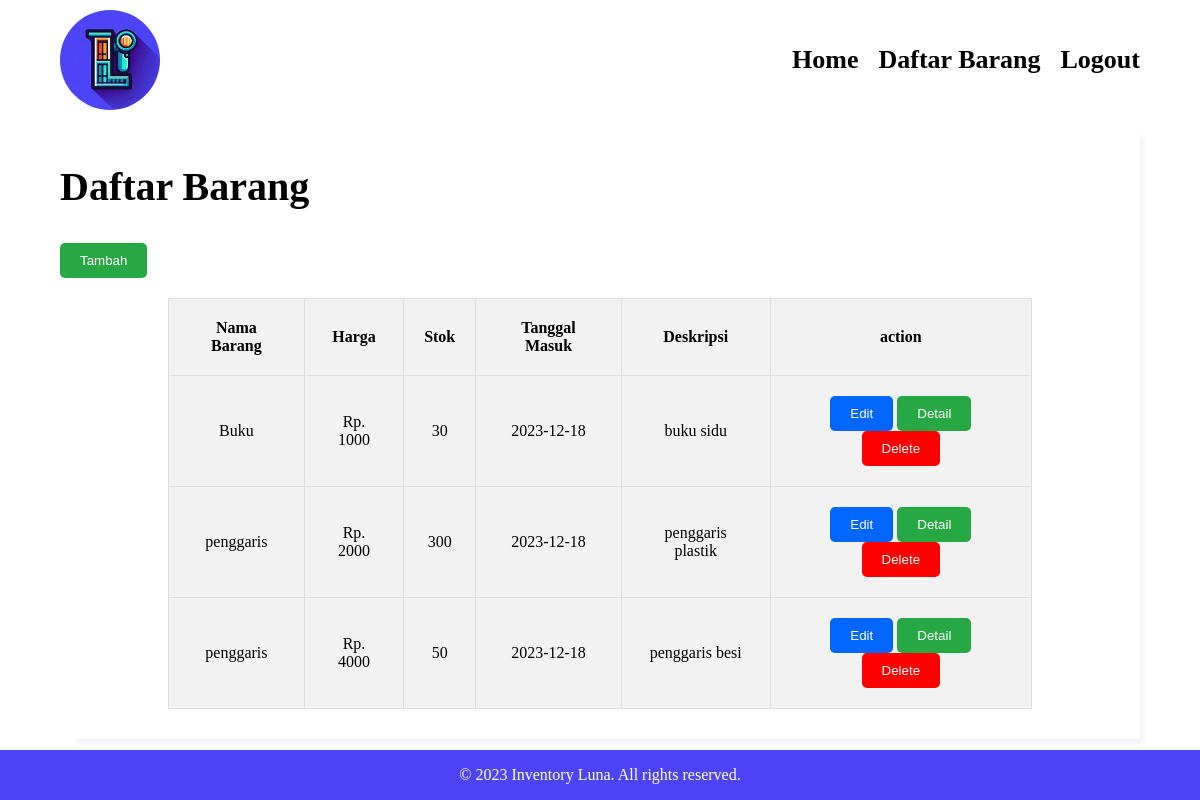
The page /barang.php (signed in) on the database its author committed.
### tables this page shows
CREATE TABLE `barang` (
  `id` int(11) NOT NULL,
  `nama_barang` varchar(255) NOT NULL,
  `harga` int(11) NOT NULL,
  `stok` int(11) NOT NULL,
  `tanggal_masuk` date NOT NULL,
  `deskripsi` text NOT NULL
);

### barang.php (the view, shortened to what this page needs)
<?php
include 'koneksi_database.php';
$barang = mysqli_query($db,"SELECT * FROM barang ORDER BY id ASC");
?>
<!DOCTYPE html>
<html lang="en">
<head>
    <link rel="stylesheet" href="css/style.css">
</head>
<body>
    <header>
        <div class="container header">
            <div class="logo">
                <img src="img/logo.jpg" alt="ini logo">
            </div>
            <nav>
                <ul>
                    <li>
                        <a href="index.php">Home</a>
                    </li>
                    <li>
                        <a href="barang.php">Daftar Barang</a>
                    </li>
                    <li>
                        <a href="logout.php">Logout</a>
                    </li>
                </ul>
            </nav>
        </div>
    </header>
    <section class="container">
        <div class="cont">
            <h1>Daftar Barang</h1>
            <a href="tambah.php"><input class="btn_green" type="button" value="Tambah"></a>
            <table class="daftar_barang">
                <tr>
                    <th>Nama Barang</th>
                    <th>Harga</th>
                    <th>Stok</th>
                    <th>Tanggal Masuk</th>
                    <th>Deskripsi</th>
                    <th>action</th>
                </tr>
                <?php foreach ($barang as $value): ?>
                <tr>
                    <td><?php echo $value['nama_barang'] ?></td>
                    <td><?php echo "Rp. ".$value['harga'] ?></td>
                    <td><?php echo $value['stok'] ?></td>
                    <td><?php echo $value['tanggal_masuk'] ?></td>
                    <td><?php echo $value['deskripsi'] ?></td>
                    <td>
                        <a href="ubah.php?id=<?php echo $value['id'] ?>"><input class="btn_blue" type="button" value="Edit"></a>
                        <a href="detail.php?id=<?php echo $value['id'] ?>"><input class="btn_green" type="button" value="Detail"></a>
                        <a href="delete.php?id=<?php echo $value['id'] ?>"><input class="btn_red" type="button" value="Delete"></a>
                    </td>
                </tr>
                <?php endforeach; ?>
            </table>
        </div>
    </section>
    <footer>
        <div class="container">
            &copy; 2023 Inventory Luna. All rights reserved.
        </div>
    </footer>
</body>
</html>

### css/style.css (style rules this page uses)
body { font-family: poppins; margin: 0; }
.header { height: 100px; padding: 10px 0; display: flex; flex-flow: column wrap; align-content: space-between; }
.container { width: 90%; margin: 0 auto; max-width: 1450px; }
.logo img { width: 100px; border-radius: 50%; -webkit-border-radius: 50%; -moz-border-radius: 50%; -ms-border-radius: 50%; -o-border-radius: 50%; }
nav { margin: auto; }
nav ul { padding: 0; margin: 0; display: flex; list-style: none; }
nav ul li { margin-left: 20px; font-size: 26px; display: inline-block; overflow-x: hidden; font-weight: bold; }
nav ul li a { text-decoration: none; color: #000; }
.cont { width: 100%; padding: 10px 0; box-shadow: 10px 10px 5px -6px rgba(0,0,0,0.05); }
.cont h1 { font-size: 40px; }
.btn_green { text-decoration: none; display: inline-block; padding: 10px 20px; color: #fff; background-color: #28a745; border: none; border-radius: 5px; -webkit-border-radius: 5px; -moz-border-radius: 5px; -ms-border-radius: 5px; -o-border-radius: 5px; }
.btn_blue { text-decoration: none; display: inline-block; padding: 10px 20px; color: #fff; background-color: rgb(0, 102, 255); border: none; border-radius: 5px; -webkit-border-radius: 5px; -moz-border-radius: 5px; -ms-border-radius: 5px; -o-border-radius: 5px; }
.btn_red { text-decoration: none; display: inline-block; padding: 10px 20px; color: #fff; background-color: red; border: none; border-radius: 5px; -webkit-border-radius: 5px; -moz-border-radius: 5px; -ms-border-radius: 5px; -o-border-radius: 5px; }
.daftar_barang { border-collapse: collapse; width: 80%; margin: 20px auto; }
.daftar_barang th, .daftar_barang td { border: 1px solid #ddd; padding: 20px; text-align: center; background-color: #f2f2f2; }
footer { background-color: #4d44f7; color: #fff; text-align: center; padding: 1em 0; position: fixed; bottom: 0; width: 100%; }

### rows shown on the page
barang: nama_barang "Buku", harga "1000", stok "30", tanggal_masuk "2023-12-18", deskripsi "buku sidu"
barang: nama_barang "penggaris", harga "2000", stok "300", tanggal_masuk "2023-12-18", deskripsi "penggaris plastik"
barang: nama_barang "penggaris", harga "4000", stok "50", tanggal_masuk "2023-12-18", deskripsi "penggaris besi"
